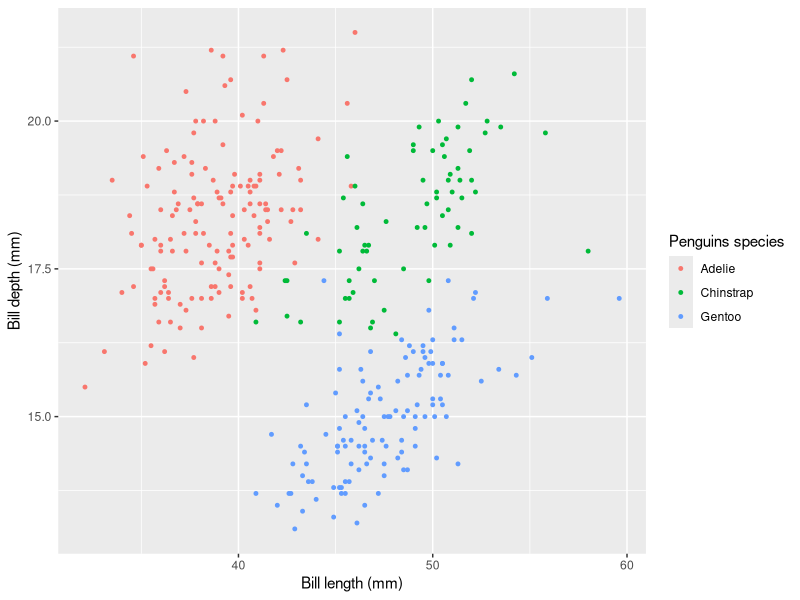

Generate this figure with R:
library(tidyverse)
library(palmerpenguins)
pgs <- penguins %>% drop_na

pgs %>% 
  ggplot() +
  geom_point(aes(x = bill_length_mm, y = bill_depth_mm, color = species),
             size = 1, alpha = 1) +
  labs(x = "Bill length (mm)",
       y = "Bill depth (mm)",
       color = "Penguins species")
